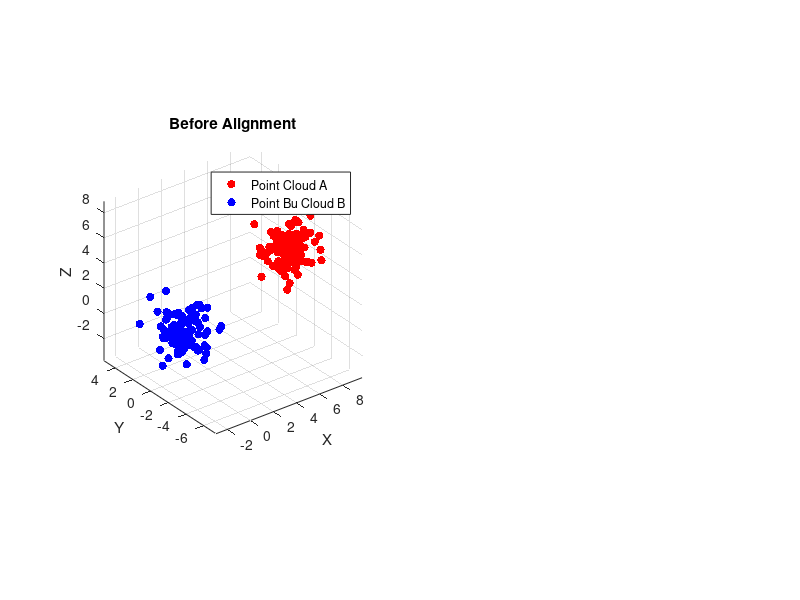

Source code (MATLAB): (Note: this script raises an error after producing the figure.)
clear 
close all
clc

% Create sample data: Point Cloud A and B
rng('default'); % Seed for reproducibility

% Point Cloud A (Transformed and noisy version of B)
A = mvnrnd([1, 2, 3], eye(3), 100); % Generate random data around [1, 2, 3]
R = [cos(pi/4) -sin(pi/4) 0; sin(pi/4) cos(pi/4) 0; 0 0 1]; % Rotation matrix
T = [5; -3; 2]; % Translation vector
A = A * R + T'; % Apply rotation and translation

% Point Cloud B (Base point cloud)
B = mvnrnd([0, 0, 0], eye(3), 100); % Generate random data around [0, 0, 0]

% Visualizing initial point clouds
figure;
subplot(1, 2, 1);
scatter3(A(:,1), A(:,2), A(:,3), 'r', 'filled');
hold on;
scatter3(B(:,1), B(:,2), B(:,3), 'b', 'filled');
title('Before Alignment');
legend('Point Cloud A', 'Point Bu Cloud B');
xlabel('X'); ylabel('Y'); zlabel('Z');
axis equal;
grid on;

% Convert data to point cloud objects
ptCloudA = pointCloud(A);
ptCloudB = pointCloud(B);

% Align Point Cloud A to Point Cloud B using ICP
tform = pcregistericp(ptCloudA, ptCloudB, 'Metric','pointToPoint','Extrapolate', true);
A_aligned = pctransform(ptCloudA, tform);

% Visualizing after alignment
subplot(1, 2, 2);
scatter3(A_aligned.Location(:,1), A_aligned.Location(:,2), A_aligned.Location(:,3), 'r', 'filled');
hold on;
scatter3(B(:,1), B(:,2), B(:,3), 'b', 'filled');
title('After Alignment');
legend('Point Cloud A Aligned', 'Point Cloud B');
xlabel('X'); ylabel('Y'); zlabel('Z');
axis equal;
grid on;



%%



% Step 1: Create 3D points
% Generate some random 3D data points
rng(10); % Seed for reproducibility
points = randn(100, 3) * 10; % 100 points spread in a Gaussian distribution

% Step 2: Flip the points upside down
% Invert the z-coordinates to flip the points
flipped_points = points;
flipped_points(:,3) = -flipped_points(:,3);

% Step 3: Plot the original and flipped points
figure;

% Plotting the original points
subplot(1, 2, 1);
scatter3(points(:,1), points(:,2), points(:,3), 'filled', 'MarkerFaceColor', 'b', 'MarkerEdgeColor', 'k');
title('Original Points');
xlabel('X'); ylabel('Y'); zlabel('Z');
axis equal;
grid on;
view(3);

% Plotting the flipped points
subplot(1, 2, 2);
scatter3(flipped_points(:,1), flipped_points(:,2), flipped_points(:,3), 'filled', 'MarkerFaceColor', 'r', 'MarkerEdgeColor', 'k');
title('Flipped Points');
xlabel('X'); ylabel('Y'); zlabel('Z');
axis equal;
grid on;
view(3);

% Enhancements for visual appeal
set(gcf, 'Color', 'w'); % Set background color to white
sgtitle('Original and Flipped 3D Points Comparison'); % Super title for the figure

%%
